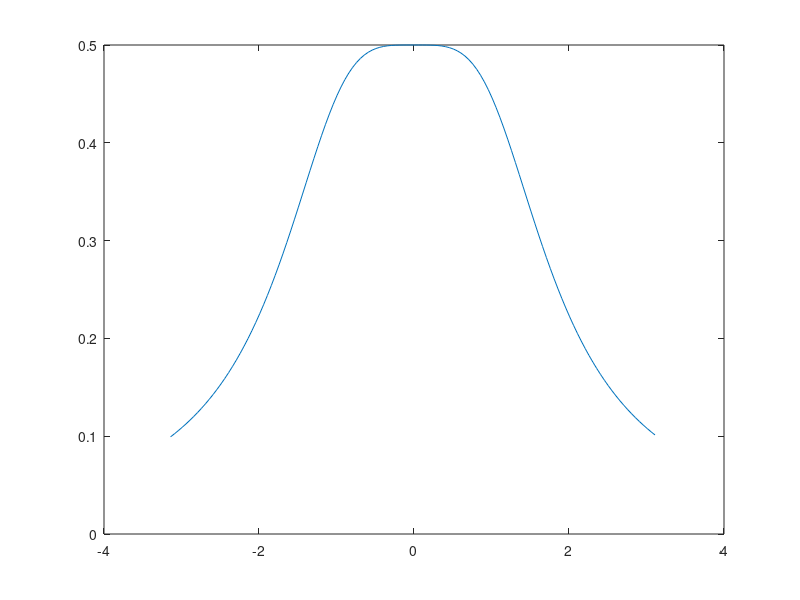
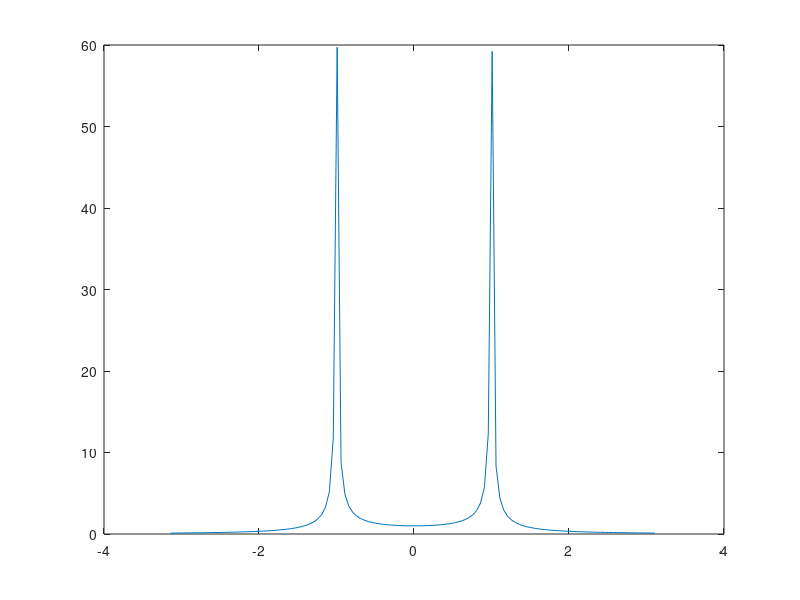
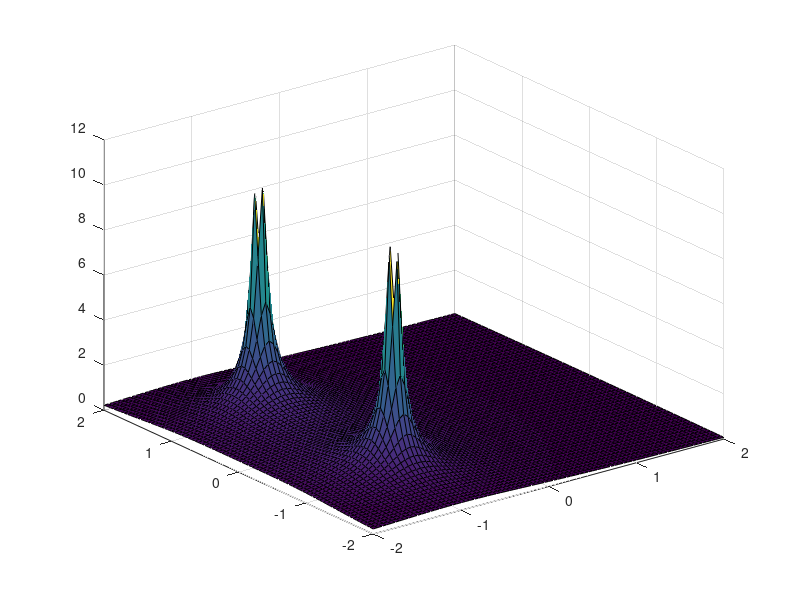
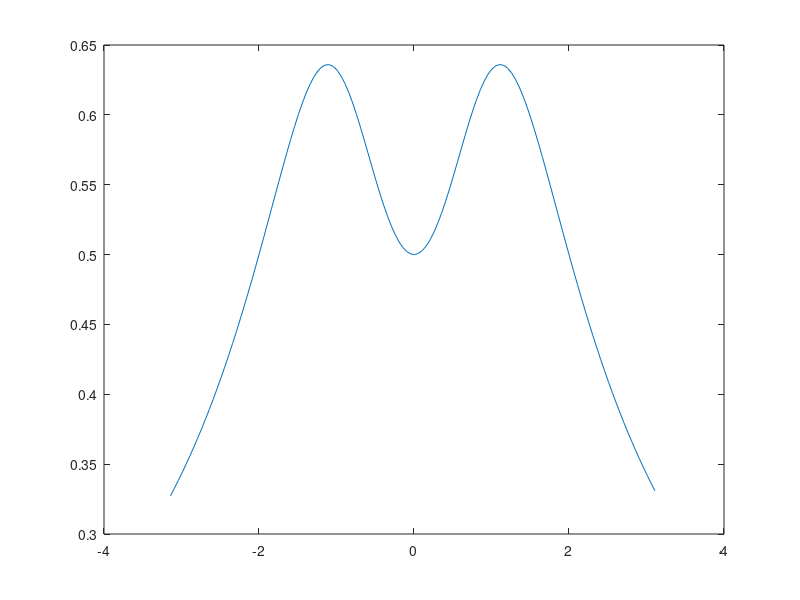

Write the MATLAB code that produced these figures, in order.
w = -pi:0.05:pi;
Fjw1 = 1./(1+((1+(i*w)).^2));
figure;
plot(w,abs(Fjw1))
a = -1;
figure;
Fjw1a = 1./(1+((1+ a + (i*w)).^2));
plot(w,abs(Fjw1a))

alpha = -2:0.05:2;
omega = alpha;
[xa,xw] = meshgrid(alpha,omega);
Fjw2 = 1./(1+((1+ xa + (i*xw)).^2));
figure;
surf(xa,xw,abs(Fjw2));

Fjw3 = (1+(i*w))./(1+((1+(i*w)).^2));
figure;
plot(w,abs(Fjw3))

Fjw4 = (1+ xa + (i*xw))./(1+((1+xa+(i*xw)).^2));
figure;
surf(xa,xw,abs(Fjw4))
